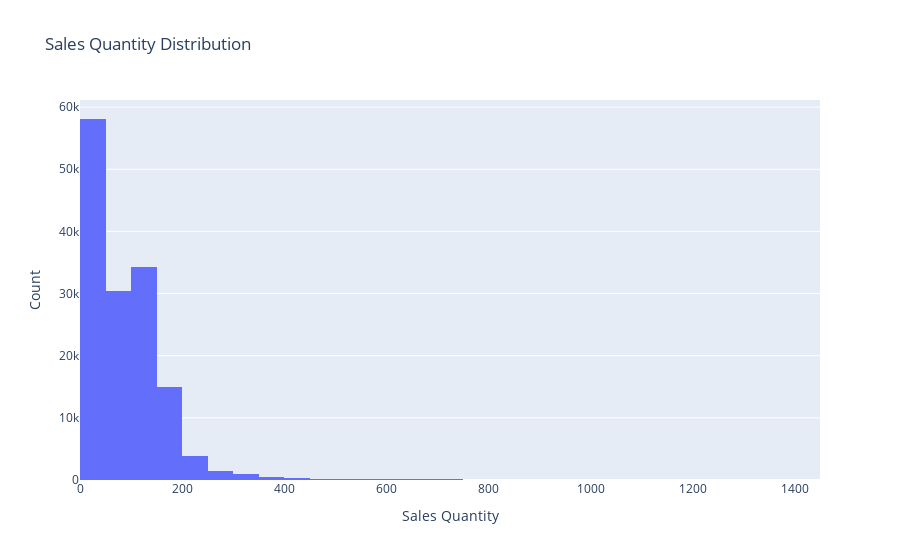

This figure's notebook cell:
### Code cell
# Sales distribution 
fig = px.histogram(df, x=TARGET_COL, nbins=50, title='Sales Quantity Distribution')
fig.update_layout(xaxis_title='Sales Quantity', yaxis_title='Count')
fig.show()

### Figure 1 — Plotly figure (JSON) as saved in the notebook; plotly's stock layout.template omitted (floating-point values rounded to 4 significant figures; data arrays with more than 128 entries replaced by an {"elided": "..."} marker saying what was removed)
{"data": [{"bingroup": "x", "hovertemplate": "sales_quantity=%{x}<br>count=%{y}<extra></extra>", "legendgroup": "", "marker": {"color": "#636efa", "pattern": {"shape": ""}}, "name": "", "nbinsx": 50, "orientation": "v", "showlegend": false, "type": "histogram", "x": {"elided": "146000 float values"}, "xaxis": "x", "yaxis": "y"}], "layout": {"barmode": "relative", "legend": {"tracegroupgap": 0}, "title": {"text": "Sales Quantity Distribution"}, "xaxis": {"anchor": "y", "domain": [0, 1], "title": {"text": "Sales Quantity"}}, "yaxis": {"anchor": "x", "domain": [0, 1], "title": {"text": "Count"}}}}
